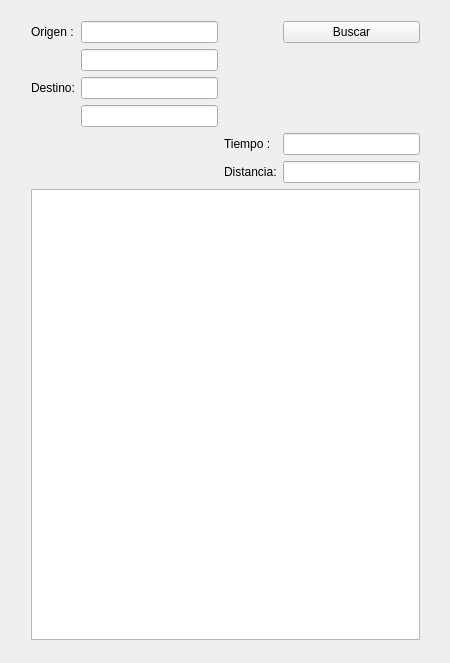
<?xml version="1.0" encoding="UTF-8"?>
<ui version="4.0">
 <class>Ventana</class>
 <widget class="QWidget" name="Ventana">
  <property name="geometry">
   <rect>
    <x>0</x>
    <y>0</y>
    <width>450</width>
    <height>663</height>
   </rect>
  </property>
  <property name="windowTitle">
   <string>Ventana</string>
  </property>
  <widget class="QWidget" name="layoutWidget">
   <property name="geometry">
    <rect>
     <x>20</x>
     <y>10</y>
     <width>411</width>
     <height>641</height>
    </rect>
   </property>
   <layout class="QGridLayout" name="gridLayout">
    <item row="0" column="0">
     <widget class="QLabel" name="lOrigen">
      <property name="text">
       <string>Origen :</string>
      </property>
     </widget>
    </item>
    <item row="0" column="1">
     <widget class="QLineEdit" name="leOrigenLat"/>
    </item>
    <item row="0" column="3">
     <widget class="QPushButton" name="pbBuscar">
      <property name="text">
       <string>Buscar</string>
      </property>
     </widget>
    </item>
    <item row="2" column="0">
     <widget class="QLabel" name="lDestino">
      <property name="text">
       <string>Destino:</string>
      </property>
     </widget>
    </item>
    <item row="2" column="1">
     <widget class="QLineEdit" name="leDestinoLat">
      <property name="placeholderText">
       <string comment="Latitud" extracomment="Latitud"/>
      </property>
      <property name="clearButtonEnabled">
       <bool>false</bool>
      </property>
     </widget>
    </item>
    <item row="4" column="2">
     <widget class="QLabel" name="lTiempo">
      <property name="text">
       <string>Tiempo :</string>
      </property>
     </widget>
    </item>
    <item row="4" column="3">
     <widget class="QLineEdit" name="leTiempo"/>
    </item>
    <item row="5" column="2">
     <widget class="QLabel" name="lDistancia">
      <property name="text">
       <string>Distancia:</string>
      </property>
     </widget>
    </item>
    <item row="5" column="3">
     <widget class="QLineEdit" name="leDistancia"/>
    </item>
    <item row="6" column="0" colspan="4">
     <widget class="QPlainTextEdit" name="plainTextEdit"/>
    </item>
    <item row="1" column="1">
     <widget class="QLineEdit" name="leOrigenLng"/>
    </item>
    <item row="3" column="1">
     <widget class="QLineEdit" name="leDestinolng"/>
    </item>
   </layout>
  </widget>
 </widget>
 <layoutdefault spacing="6" margin="11"/>
 <resources/>
 <connections/>
</ui>
